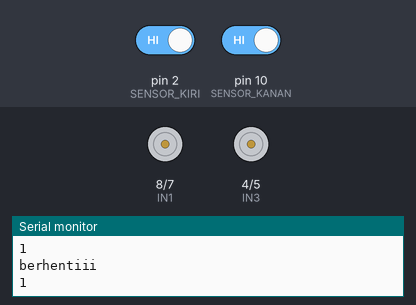
The sketch below on a simulated Arduino Uno, built with avr-gcc and run on an emulated ATmega328P. Shown: motor-driver pin pairs drawn as motors (green arrow = first pin HIGH = forward, orange = second pin HIGH = backward, longer = more drive, scaled by the enable pin), the last lines printed to the serial monitor. Inputs (shaded band) come from the test bench; at power-on: pin 2 (SENSOR_KIRI) HIGH, pin 10 (SENSOR_KANAN) HIGH.

Above: at 3.2 s.
3.3 s: pin 2 (SENSOR_KIRI) driven LOW
At 3.7 s:
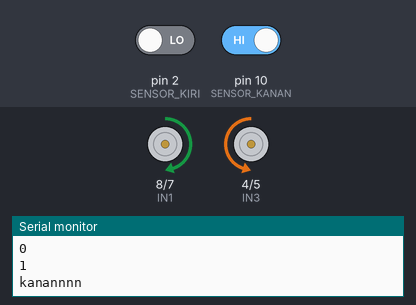
4.8 s: pin 10 (SENSOR_KANAN) driven LOW
At 5.9 s:
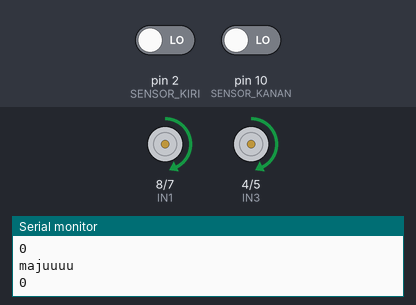
6.3 s: pin 2 (SENSOR_KIRI) driven HIGH
At 7.1 s:
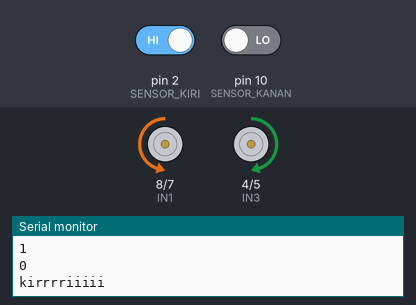
Timing chart, 0 to 9.3 s (numbered marks = the images above; inputs shaded):
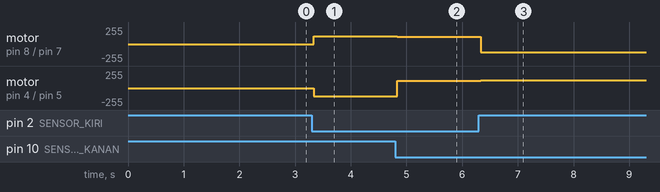

The sketch:

line-follower-donation.ino
```cpp
/*
 * PROJECT:  Line Follower Robot kotak infak otomatis
 * HARDWARE: Arduino Uno + L298N + 2x Gearbox Motor + 2x IR Sensor FC-51 + sensor jarak hc-sr04
 * LOGIC: Garis Hitam (HIGH), Lantai Putih (LOW)
 * LOGIC menghentikan kotak: jika hasil deteksi sensor jarak < 5 cm
 */

// --- 1. DEFINISI PIN SENSOR IR ---
#define SENSOR_KIRI 2
#define SENSOR_KANAN 10

// --- 2. DEFINISI PIN MOTOR KIRI (A) ---
#define ENA 9
#define IN1 8
#define IN2 7

// --- 3. DEFINISI PIN MOTOR KANAN (B) ---
#define ENB 3
#define IN3 4
#define IN4 5

// --- 4. SETTING KECEPATAN (0 - 255) ---
// Tuning kecepatan sangat krusial di sini
int speedMaju = 110;  // Jangan terlalu cepat agar sensor tidak terlewat membaca garis
int speedBelok = 120; // Tenaga lebih besar untuk pivot turn (berputar di tempat)

void setup() {
  // Setup Sensor sebagai penerima data (INPUT)
  pinMode(SENSOR_KIRI, INPUT);
  pinMode(SENSOR_KANAN, INPUT);

  // Setup Motor sebagai eksekutor (OUTPUT)
  pinMode(ENA, OUTPUT);
  pinMode(IN1, OUTPUT);
  pinMode(IN2, OUTPUT);
  pinMode(ENB, OUTPUT);
  pinMode(IN3, OUTPUT);
  pinMode(IN4, OUTPUT);

  Serial.begin(9600);

  // Safety delay: Beri waktu 2 detik sebelum robot tiba-tiba meluncur
  delay(2000);
}

void loop() {
  // --- A. BACA LINGKUNGAN SEKITAR ---
  int kiri = digitalRead(SENSOR_KIRI);
  int kanan = digitalRead(SENSOR_KANAN);

  Serial.println(kiri);
  Serial.println(kanan);

  // --- B. PENGAMBILAN KEPUTUSAN (THE BRAIN) ---

  // 1. LURUS: Kedua sensor di atas lantai putih (LOW)
  if (kiri == LOW && kanan == LOW) {
    maju();
  }

  // 2. KOREKSI KIRI: Sensor kiri mengenai garis hitam (HIGH)
  // Artinya badan robot sedang melenceng ke kanan, jadi harus banting setir ke kiri
  else if (kiri == HIGH && kanan == LOW) {
    belokKiri();
  }

  // 3. KOREKSI KANAN: Sensor kanan mengenai garis hitam (HIGH)
  // Artinya badan robot sedang melenceng ke kiri, jadi harus banting setir ke kanan
  else if (kiri == LOW && kanan == HIGH) {
    belokKanan();
  }

  // 4. BERHENTI: Kedua sensor mendeteksi hitam
  // Bertemu garis finish, perempatan, atau diangkat dari lantai
  else if (kiri == HIGH && kanan == HIGH) {
    berhenti();
  }
}

// ==========================================
// FUNGSI PENGGERAK (THE MUSCLES)
// ==========================================

void maju() {
  Serial.println("majuuuu");
  digitalWrite(IN1, HIGH);
  digitalWrite(IN2, LOW);
  analogWrite(ENA, speedMaju);

  digitalWrite(IN3, HIGH);
  digitalWrite(IN4, LOW);
  analogWrite(ENB, speedMaju);
}

void belokKiri() {
  Serial.println("kirrrriiiii");
  // Pivot Turn Kiri: Roda kiri mundur, Roda kanan maju
  digitalWrite(IN1, LOW);
  digitalWrite(IN2, HIGH);
  analogWrite(ENA, speedBelok);

  digitalWrite(IN3, HIGH);
  digitalWrite(IN4, LOW);
  analogWrite(ENB, speedBelok);
}

void belokKanan() {
  Serial.println("kanannnn");
  // Pivot Turn Kanan: Roda kiri maju, Roda kanan mundur
  digitalWrite(IN1, HIGH);
  digitalWrite(IN2, LOW);
  analogWrite(ENA, speedBelok);

  digitalWrite(IN3, LOW);
  digitalWrite(IN4, HIGH);
  analogWrite(ENB, speedBelok);
}

void berhenti() {
  Serial.println("berhentiii");
  // Matikan semua daya ke motor
  digitalWrite(IN1, LOW);
  digitalWrite(IN2, LOW);
  digitalWrite(IN3, LOW);
  digitalWrite(IN4, LOW);

  analogWrite(ENA, 0);
  analogWrite(ENB, 0);
}
```

Measured:
- after the input at 3.3 s, motor on pin 8 (IN1) / pin 7 (IN2): stopped → forward 120/255 at once; motor on pin 4 (IN3) / pin 5 (IN4): stopped → backward 120/255 at once
- after the input at 4.8 s, motor on pin 8 (IN1) / pin 7 (IN2): forward 120/255 → forward 110/255 at once; motor on pin 4 (IN3) / pin 5 (IN4): backward 120/255 → forward 110/255 at once
- after the input at 6.3 s, motor on pin 8 (IN1) / pin 7 (IN2): forward 110/255 → backward 120/255 at once; motor on pin 4 (IN3) / pin 5 (IN4): forward 110/255 → forward 120/255 at once
